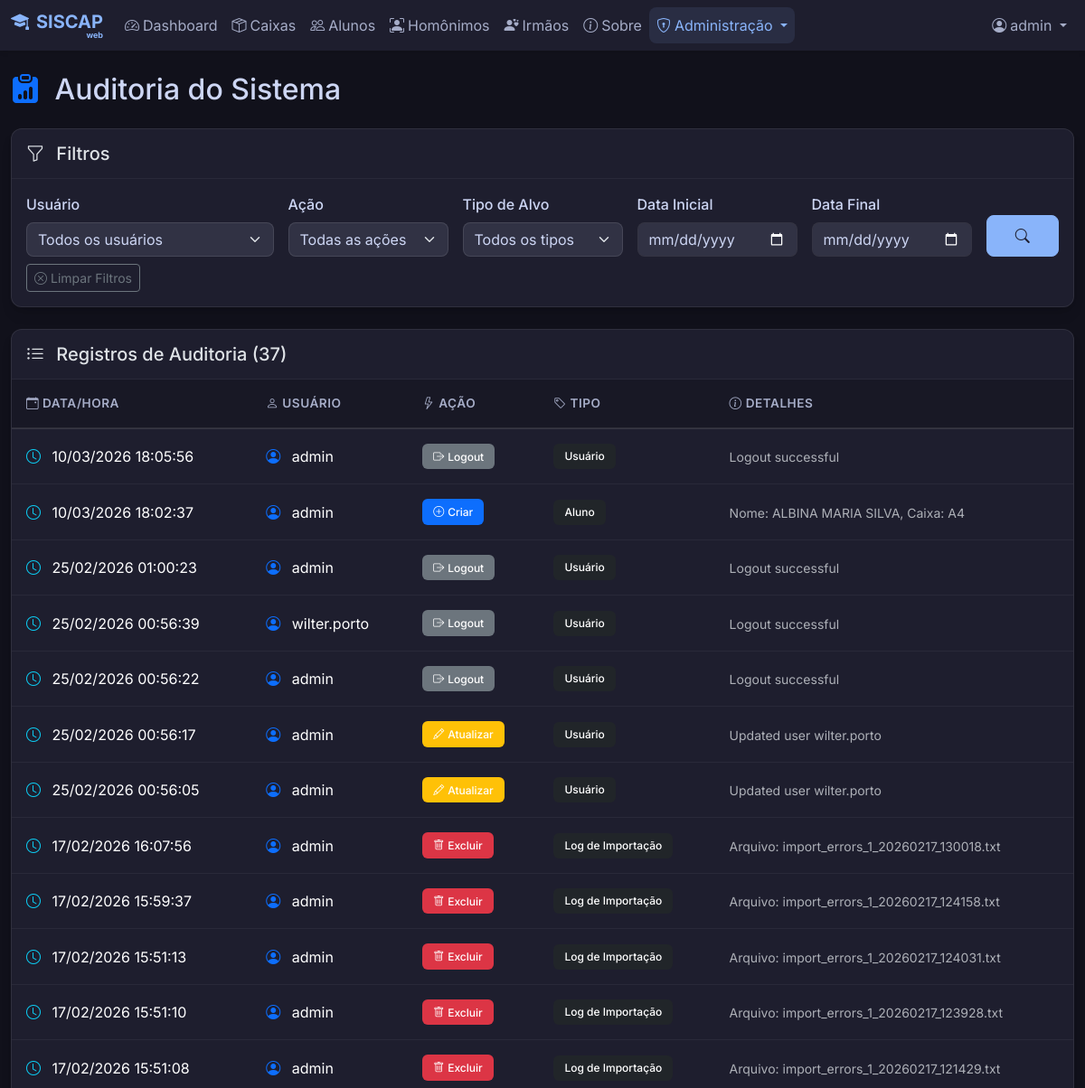
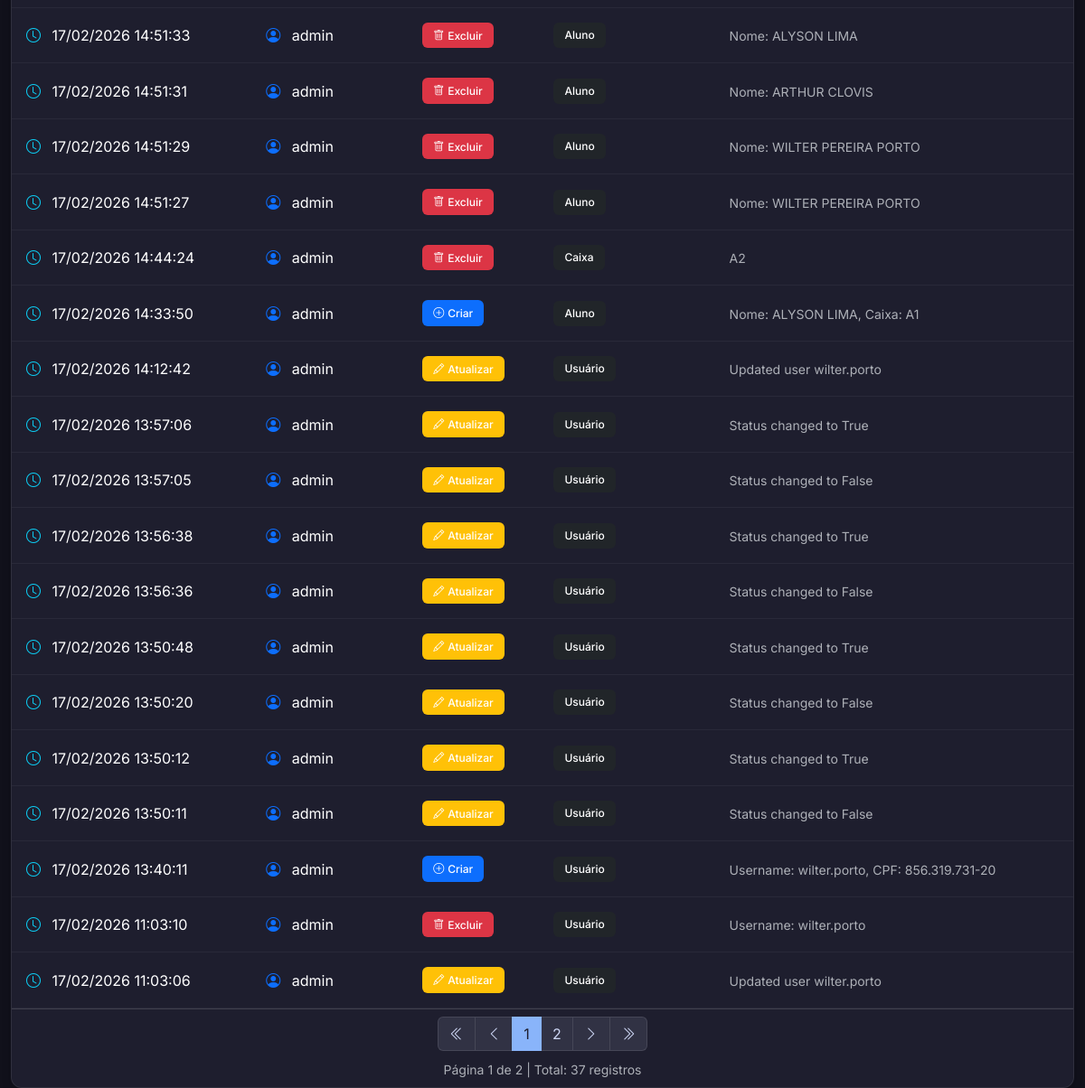
Page /auditoria (signed in) on the earlier database version (2 pictures, top to bottom).
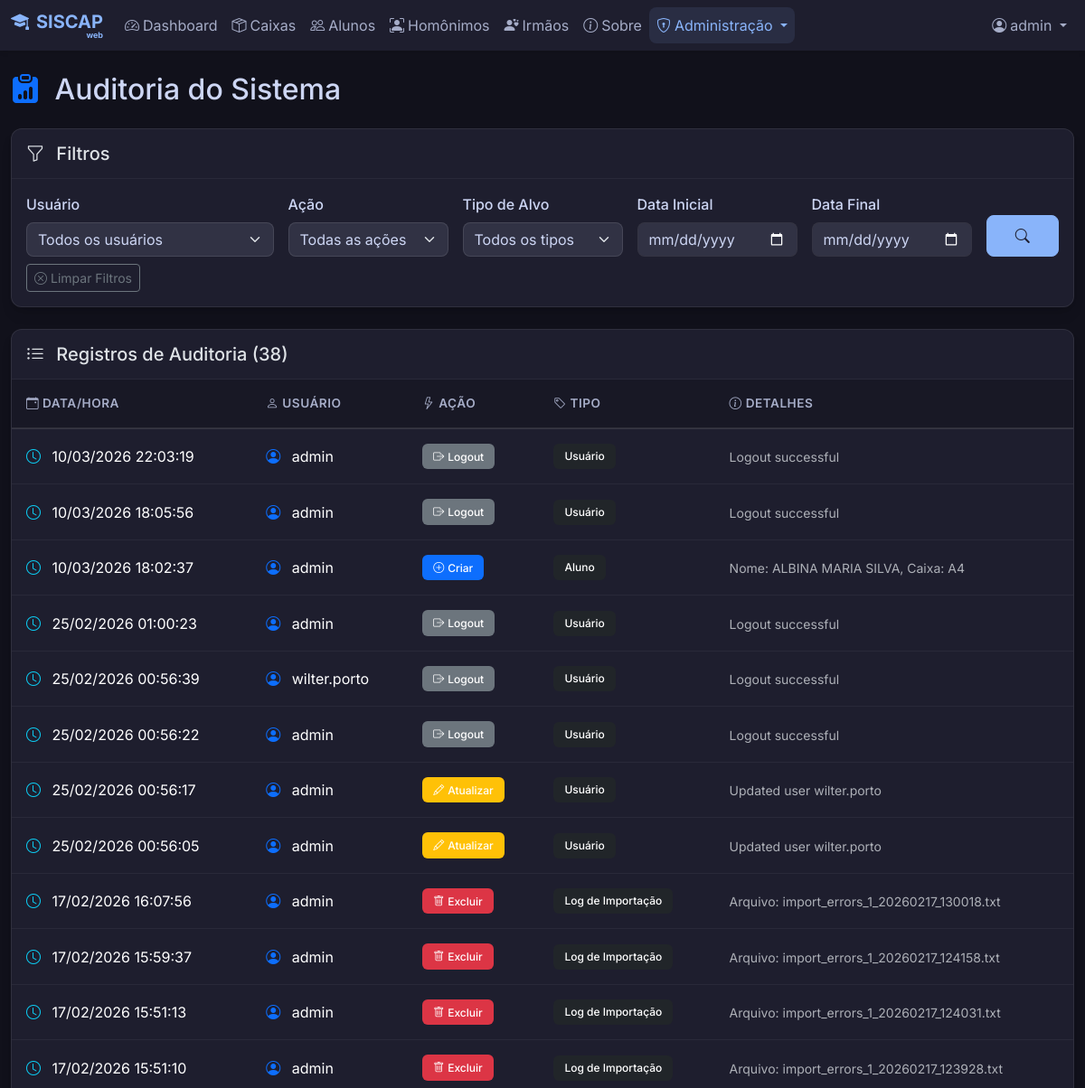
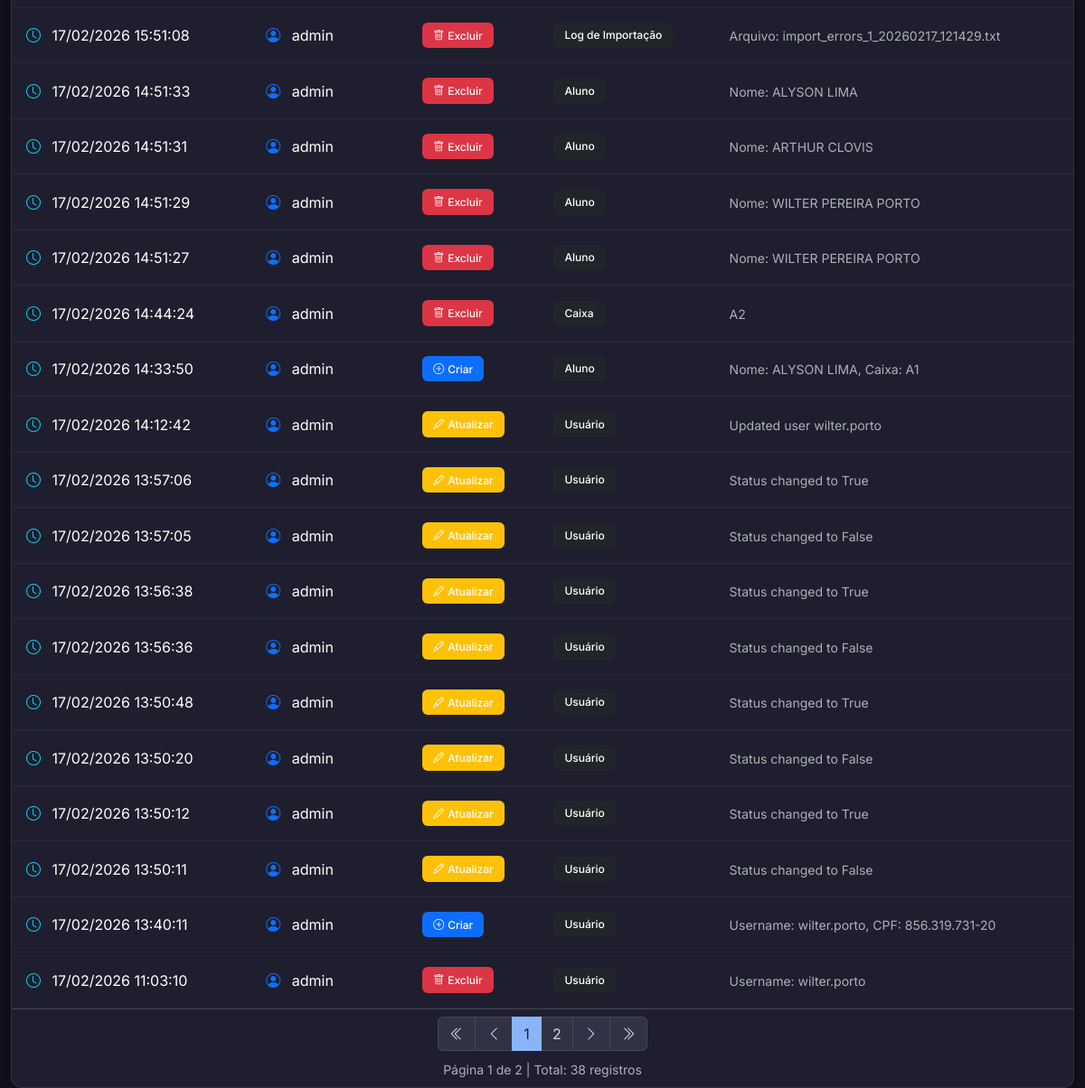
Same page on the later database version (2 pictures, top to bottom).
### models.py (models this page shows, shortened)
class Audit(db.Model):
    id = db.Column(db.Integer, primary_key=True)
    user_id = db.Column(db.Integer, db.ForeignKey('user.id'), nullable=True)
    action = db.Column(db.String(50), nullable=False) # CREATE, UPDATE, DELETE, LOGIN
    target_type = db.Column(db.String(50), nullable=False) # Aluno, User, Caixa
    target_id = db.Column(db.Integer, nullable=True)
    details = db.Column(db.Text, nullable=True)
    timestamp = db.Column(db.DateTime, default=datetime.utcnow)
    user = db.relationship('User', backref=db.backref('audits', lazy=True))

class User(UserMixin, db.Model):
    id = db.Column(db.Integer, primary_key=True)
    username = db.Column(db.String(80), unique=True, nullable=False)
    full_name = db.Column(db.String(120), nullable=True) # "Nome"
    cpf = db.Column(db.String(14), unique=True, nullable=True) # Formatted CPF 000.000.000-00
    email = db.Column(db.String(120), unique=True, nullable=True)
    password_hash = db.Column(db.String(200), nullable=False)
    role = db.Column(db.String(20), default='Usuário')
    active = db.Column(db.Boolean, default=True)

### app.py (the view, shortened to what this page needs)
@app.route('/auditoria')
@login_required
def auditoria():
    page = request.args.get('page', 1, type=int)
    user_filter = request.args.get('user', '', type=str)
    action_filter = request.args.get('action', '', type=str)
    target_type_filter = request.args.get('target_type', '', type=str)
    date_from = request.args.get('date_from', '', type=str)
    date_to = request.args.get('date_to', '', type=str)
    query = Audit.query
    if user_filter:
        query = query.filter(Audit.user_id == user_filter)
    if action_filter:
        query = query.filter(Audit.action == action_filter)
    if target_type_filter:
        query = query.filter(Audit.target_type == target_type_filter)
    if date_from:
        try:
            date_from_obj = datetime.strptime(date_from, '%Y-%m-%d')
            query = query.filter(Audit.timestamp >= date_from_obj)
        except ValueError:
            pass
    query = query.order_by(Audit.timestamp.desc())
    pagination = query.paginate(page=page, per_page=30)
    users = User.query.order_by(User.username).all()
    action_translations = {
        'LOGIN': 'Login',
        'LOGOUT': 'Logout',
        'CREATE': 'Criar',
        'UPDATE': 'Atualizar',
        'DELETE': 'Excluir'
    }
    target_type_translations = {
        'User': 'Usuário',
        'Aluno': 'Aluno',
        'Caixa': 'Caixa',
        'ImportLog': 'Log de Importação'
    }
    actions = [
        {'value': 'LOGIN', 'label': 'Login'},
        {'value': 'LOGOUT', 'label': 'Logout'},
        {'value': 'CREATE', 'label': 'Criar'},
        {'value': 'UPDATE', 'label': 'Atualizar'},
        {'value': 'DELETE', 'label': 'Excluir'}
    ]
    target_types = [
        {'value': 'User', 'label': 'Usuário'},
        {'value': 'Aluno', 'label': 'Aluno'},
        {'value': 'Caixa', 'label': 'Caixa'},
        {'value': 'ImportLog', 'label': 'Log de Importação'}
    ]
    return render_template('auditoria.html',
                         pagination=pagination,
                         users=users,
                         actions=actions,
                         target_types=target_types,
                         action_translations=action_translations,
                         target_type_translations=target_type_translations,
                         user_filter=user_filter,
                         action_filter=action_filter,
                         target_type_filter=target_type_filter,
                         date_from=date_from,
                         date_to=date_to)

### app.py (called while the page is built)
def create_app(config_class=DevelopmentConfig):
    if os.environ.get('FLASK_ENV') == 'production':
        config_class = ProductionConfig
    app = Flask(__name__)
    app.config.from_object(config_class)
    app.config['PERMANENT_SESSION_LIFETIME'] = timedelta(minutes=10)
    db.init_app(app)
    login_manager = LoginManager()
    login_manager.login_view = 'login'
    login_manager.login_message = ''
    login_manager.login_message_category = 'info'
    login_manager.init_app(app)
    @login_manager.user_loader
    def load_user(user_id):
        return User.query.get(int(user_id))
    return app, login_manager

@app.context_processor
def inject_system_config():
    return dict(system_config=SystemConfig.query.first())

@app.before_request
def check_admin_access():
    admin_routes = ['/usuarios', '/configuracoes', '/importacoes', '/auditoria', '/usuarios/gerenciar']
    if request.path in admin_routes or request.path.startswith('/usuarios/'):
        if current_user.is_authenticated and current_user.role != 'Administrador':
            flash('Acesso negado. Apenas administradores podem acessar esta área.', 'error')
            return redirect(url_for('dashboard'))

### templates/auditoria.html (shortened to what the changed rows need)
{% extends 'base.html' %}
{% block content %}
<div class="d-flex justify-content-between align-items-center mb-4">
    <h2 class="mb-0">
        <i class="bi bi-clipboard-data-fill me-2 text-primary"></i>
        Auditoria do Sistema
    </h2>
</div>
{% if pagination.items|length == 0 %}
<div class="card border-0 shadow-sm">
    <div class="card-body text-center py-5">
        <i class="bi bi-inbox text-muted" style="font-size: 4rem;"></i>
        <h5 class="mt-3 text-muted">Nenhum registro de auditoria encontrado</h5>
        <p class="text-muted">Os registros de auditoria aparecerão aqui conforme as ações forem realizadas no sistema.
        </p>
    </div>
</div>
{% else %}
<div class="card border-0 shadow-sm">
    <div class="card-header bg-transparent py-3">
        <h5 class="mb-0">
            <i class="bi bi-list-ul me-2"></i>
            Registros de Auditoria ({{ pagination.total }})
        </h5>
    </div>
    <div class="card-body p-0">
        <div class="table-responsive">
            <table class="table table-hover table-dark mb-0">
                <thead>
                    <tr>
                        <th scope="col" class="border-0">
                            <i class="bi bi-calendar-event me-1"></i>Data/Hora
                        </th>
                        <th scope="col" class="border-0">
                            <i class="bi bi-person me-1"></i>Usuário
                        </th>
                        <th scope="col" class="border-0">
                            <i class="bi bi-lightning me-1"></i>Ação
                        </th>
                        <th scope="col" class="border-0">
                            <i class="bi bi-tag me-1"></i>Tipo
                        </th>
                        <th scope="col" class="border-0">
                            <i class="bi bi-info-circle me-1"></i>Detalhes
                        </th>
                    </tr>
                </thead>
                <tbody>
                    {% for audit in pagination.items %}
                    <tr>
                        <td>
                            <i class="bi bi-clock text-info me-2"></i>
                            {{ audit.timestamp.strftime('%d/%m/%Y %H:%M:%S') }}
                        </td>
                        <td>
                            {% if audit.user %}
                            <i class="bi bi-person-circle text-primary me-2"></i>
                            {{ audit.user.username }}
                            {% else %}
                            <span class="text-muted">
                                <i class="bi bi-question-circle me-2"></i>Sistema
                            </span>
                            {% endif %}
                        </td>
                        <td>
                            {% if audit.action == 'LOGIN' %}
                            <span class="badge bg-success">
                                <i class="bi bi-box-arrow-in-right me-1"></i>Login
                            </span>
                            {% elif audit.action == 'LOGOUT' %}
                            <span class="badge bg-secondary">
                                <i class="bi bi-box-arrow-right me-1"></i>Logout
                            </span>
                            {% elif audit.action == 'CREATE' %}
                            <span class="badge bg-primary">
                                <i class="bi bi-plus-circle me-1"></i>Criar
                            </span>
                            {% elif audit.action == 'UPDATE' %}
                            <span class="badge bg-warning">
                                <i class="bi bi-pencil me-1"></i>Atualizar
                            </span>
                            {% elif audit.action == 'DELETE' %}
                            <span class="badge bg-danger">
                                <i class="bi bi-trash me-1"></i>Excluir
                            </span>
                            {% else %}
                            <span class="badge bg-info">{{ action_translations.get(audit.action, audit.action) }}</span>
                            {% endif %}
                        </td>
                        <td>
                            <span class="badge bg-dark">{{ target_type_translations.get(audit.target_type,
                                audit.target_type) }}</span>
                        </td>
                        <td>
                            <small class="text-muted">{{ audit.details or '-' }}</small>
                        </td>
                    </tr>
                    {% endfor %}
                </tbody>
            </table>
        </div>
    </div>
    {% if pagination.pages > 1 %}
    <div class="card-footer bg-transparent">
        <nav aria-label="Navegação de página">
            <ul class="pagination justify-content-center mb-0">
                <li class="page-item {% if not pagination.has_prev %}disabled{% endif %}">
                    <a class="page-link"
                        href="{{ url_for('auditoria', page=1, user=user_filter, action=action_filter, target_type=target_type_filter, date_from=date_from, date_to=date_to) }}">
                        <i class="bi bi-chevron-double-left"></i>
                    </a>
                </li>
                <li class="page-item {% if not pagination.has_prev %}disabled{% endif %}">
                    <a class="page-link"
                        href="{{ url_for('auditoria', page=pagination.prev_num, user=user_filter, action=action_filter, target_type=target_type_filter, date_from=date_from, date_to=date_to) }}">
                        <i class="bi bi-chevron-left"></i>
                    </a>
                </li>
                {% for p in pagination.iter_pages(left_edge=1, right_edge=1, left_current=1, right_current=2) %}
                {% if p %}
                <li class="page-item {% if p == pagination.page %}active{% endif %}">
                    <a class="page-link"
                        href="{{ url_for('auditoria', page=p, user=user_filter, action=action_filter, target_type=target_type_filter, date_from=date_from, date_to=date_to) }}">{{
                        p }}</a>
                </li>
                {% else %}
                <li class="page-item disabled"><span class="page-link">...</span></li>
                {% endif %}
                {% endfor %}
                <li class="page-item {% if not pagination.has_next %}disabled{% endif %}">
                    <a class="page-link"
                        href="{{ url_for('auditoria', page=pagination.next_num, user=user_filter, action=action_filter, target_type=target_type_filter, date_from=date_from, date_to=date_to) }}">
                        <i class="bi bi-chevron-right"></i>
                    </a>
                </li>
                <li class="page-item {% if not pagination.has_next %}disabled{% endif %}">
                    <a class="page-link"
                        href="{{ url_for('auditoria', page=pagination.pages, user=user_filter, action=action_filter, target_type=target_type_filter, date_from=date_from, date_to=date_to) }}">
                        <i class="bi bi-chevron-double-right"></i>
                    </a>
                </li>
            </ul>
        </nav>
        <div class="text-center mt-2">
            <small class="text-muted">
                Página {{ pagination.page }} de {{ pagination.pages }} | Total: {{ pagination.total }} registros
            </small>
        </div>
    </div>
    {% endif %}
</div>
{% endif %}
{% endblock %}

Differences in the rows shown:
no longer on this page (row unchanged): Audit: timestamp "17/02/2026 11:03:06", user.username "admin", action "UPDATE" (drawn), target_type "Usuário", details "Updated user wilter.porto"
added Audit: timestamp "10/03/2026 22:03:19", user.username "admin", action "LOGOUT" (drawn), target_type "Usuário", details "Logout successful"
Other differences:
{{ pagination.total }}: "37" → "38"
